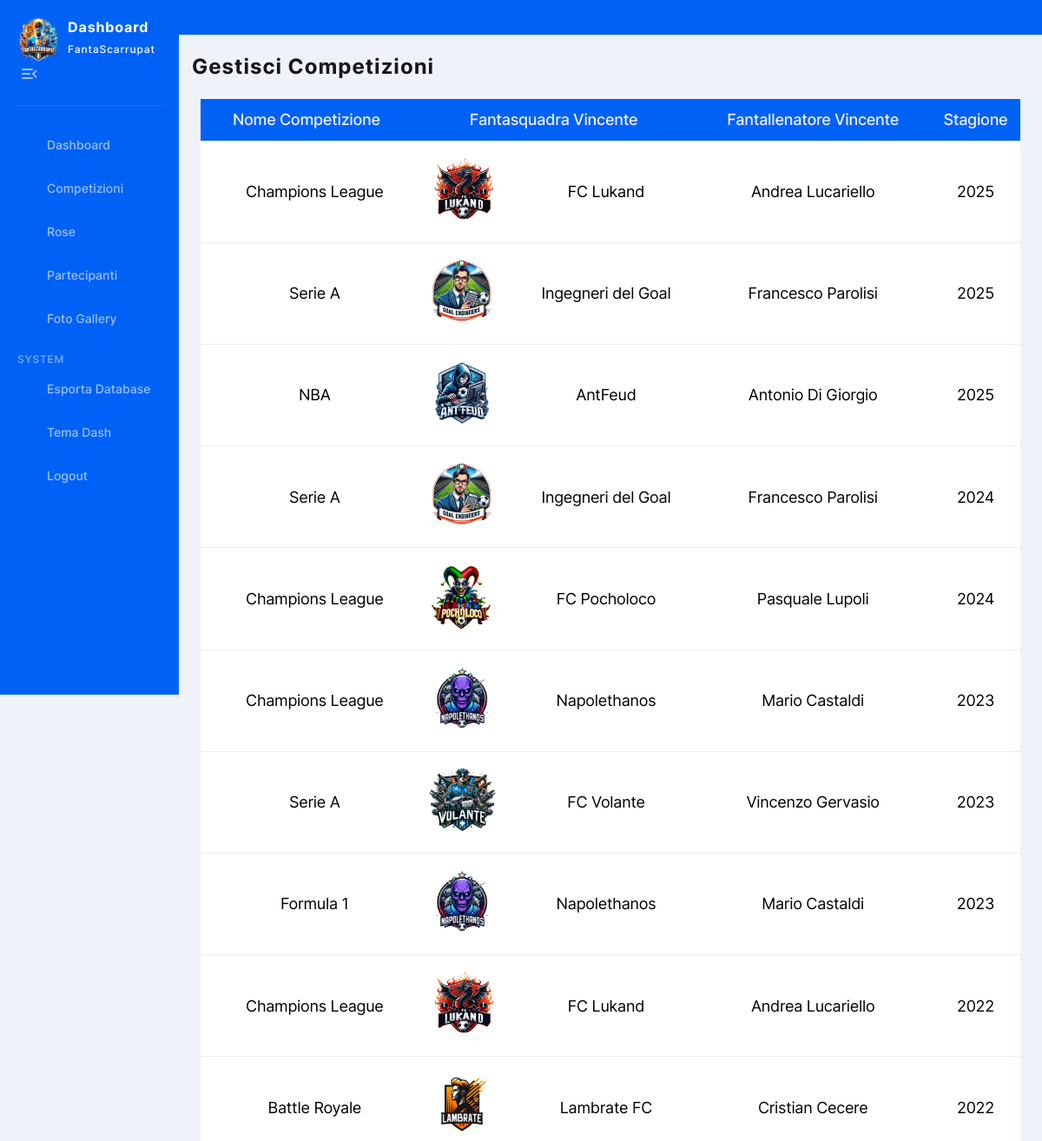
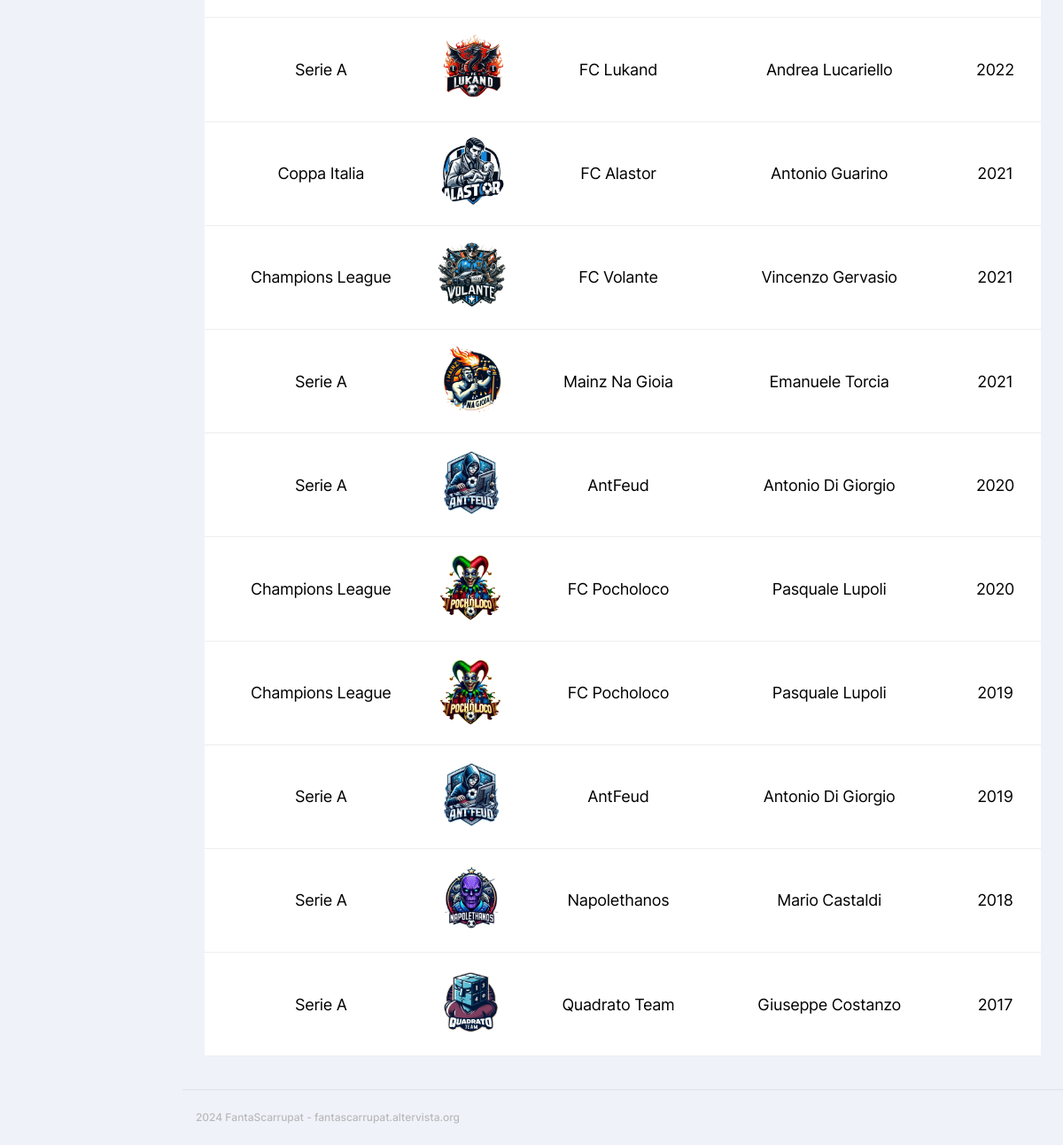
/gestisciCompetizioni.php (signed in), run on the app's committed database (2 pictures, top to bottom).
### tables this page shows
CREATE TABLE IF NOT EXISTS `competizione_disputata` (
                                                      `id_competizione_disputata` int NOT NULL AUTO_INCREMENT,
                                                      `nome_competizione` varchar(100) NOT NULL,
  `anno` int NOT NULL,
  `vincitore` varchar(100) DEFAULT NULL,
  PRIMARY KEY (`id_competizione_disputata`),
  KEY `nome_competizione` (`nome_competizione`),
  KEY `vincitore` (`vincitore`)
  );

CREATE TABLE IF NOT EXISTS `fantasquadra` (
                                            `nome_fantasquadra` varchar(100) NOT NULL,
  `scudetto` varchar(100) DEFAULT NULL,
  `fantallenatore` varchar(100) NOT NULL,
  `immagine_fantallenatore` varchar(100) NOT NULL,
  `flag_attuale` varchar(1) NOT NULL,
  PRIMARY KEY (`nome_fantasquadra`)
  );

### gestisciCompetizioni.php (the view, shortened to what this page needs)
<!DOCTYPE html>
<html lang="en">
  <head>
    <link rel="stylesheet" href="./css/style.min.css">
  </head>
  <body>
    <?php
      include 'navbarAdmin.php';
      include 'php/connectionDB.php';
    ?>
    <main class="main users chart-page" id="skip-target">
      <div class="container">
        <h2 class="main-title">Gestisci Competizioni</h2>
        <div class="col-lg-12">
          <div class="users-table table-wrapper">
            <table class="posts-table">
              <thead>
              <tr class="users-table-info">
                <th>Nome Competizione</th>
                <th colspan="2">Fantasquadra Vincente</th>
                <th>Fantallenatore Vincente</th>
                <th>Stagione</th>
              </tr>
              </thead>
              <tbody>
              <?php
                $query = "SELECT * FROM competizione_disputata, fantasquadra WHERE nome_fantasquadra = vincitore ORDER BY anno DESC";
                $result = $conn->query($query);
                if ($result->num_rows > 0) {
                  while($row = $result->fetch_assoc()) {
              ?>
              <tr>
                <td>
                  <?php echo $row["nome_competizione"]?>
                </td>
                <td>
                  <img style="width: 80px; height: 80px;" src="img/scudetti/<?php echo $row["scudetto"]?>" alt="logo">
                </td>
                <td>
                  <?php echo $row["nome_fantasquadra"]?>
                </td>
                <td>
                    <?php echo $row["fantallenatore"]?>
                </td>
                <td>
                  <?php echo $row["anno"]?>
                </td>
              </tr>
              <?php
                  }
                }
              ?>
              </tbody>
            </table>
          </div>
        </div>
      </div>
    </main>
    <footer class="footer">
      <div class="container footer--flex">
        <div class="footer-start">
          <p>
            2024 FantaScarrupat -
            <a href="http://fantascarrupat.altervista.org/" target="_blank" rel="noopener noreferrer">
              fantascarrupat.altervista.org
            </a>
          </p>
        </div>
      </div>
    </footer>
  </body>
</html>

### data on the page
competizione_disputata: nome_competizione "Champions League", fantasquadra.scudetto (picture), fantasquadra.nome_fantasquadra "FC Lukand", fantasquadra.fantallenatore "Andrea Lucariello", anno "2025"
competizione_disputata: nome_competizione "Serie A", fantasquadra.scudetto (picture), fantasquadra.nome_fantasquadra "Ingegneri del Goal", fantasquadra.fantallenatore "Francesco Parolisi", anno "2025"
competizione_disputata: nome_competizione "NBA", fantasquadra.scudetto (picture), fantasquadra.nome_fantasquadra "AntFeud", fantasquadra.fantallenatore "Antonio Di Giorgio", anno "2025"
competizione_disputata: nome_competizione "Serie A", fantasquadra.scudetto (picture), fantasquadra.nome_fantasquadra "Ingegneri del Goal", fantasquadra.fantallenatore "Francesco Parolisi", anno "2024"
competizione_disputata: nome_competizione "Champions League", fantasquadra.scudetto (picture), fantasquadra.nome_fantasquadra "FC Pocholoco", fantasquadra.fantallenatore "Pasquale Lupoli", anno "2024"
competizione_disputata: nome_competizione "Champions League", fantasquadra.scudetto (picture), fantasquadra.nome_fantasquadra "Napolethanos", fantasquadra.fantallenatore "Mario Castaldi", anno "2023"
competizione_disputata: nome_competizione "Serie A", fantasquadra.scudetto (picture), fantasquadra.nome_fantasquadra "FC Volante", fantasquadra.fantallenatore "Vincenzo Gervasio", anno "2023"
competizione_disputata: nome_competizione "Formula 1", fantasquadra.scudetto (picture), fantasquadra.nome_fantasquadra "Napolethanos", fantasquadra.fantallenatore "Mario Castaldi", anno "2023"
competizione_disputata: nome_competizione "Champions League", fantasquadra.scudetto (picture), fantasquadra.nome_fantasquadra "FC Lukand", fantasquadra.fantallenatore "Andrea Lucariello", anno "2022"
competizione_disputata: nome_competizione "Battle Royale", fantasquadra.scudetto (picture), fantasquadra.nome_fantasquadra "Lambrate FC", fantasquadra.fantallenatore "Cristian Cecere", anno "2022"
competizione_disputata: nome_competizione "Serie A", fantasquadra.scudetto (picture), fantasquadra.nome_fantasquadra "FC Lukand", fantasquadra.fantallenatore "Andrea Lucariello", anno "2022"
competizione_disputata: nome_competizione "Coppa Italia", fantasquadra.scudetto (picture), fantasquadra.nome_fantasquadra "FC Alastor", fantasquadra.fantallenatore "Antonio Guarino", anno "2021"
competizione_disputata: nome_competizione "Champions League", fantasquadra.scudetto (picture), fantasquadra.nome_fantasquadra "FC Volante", fantasquadra.fantallenatore "Vincenzo Gervasio", anno "2021"
competizione_disputata: nome_competizione "Serie A", fantasquadra.scudetto (picture), fantasquadra.nome_fantasquadra "Mainz Na Gioia", fantasquadra.fantallenatore "Emanuele Torcia", anno "2021"
competizione_disputata: nome_competizione "Serie A", fantasquadra.scudetto (picture), fantasquadra.nome_fantasquadra "AntFeud", fantasquadra.fantallenatore "Antonio Di Giorgio", anno "2020"
competizione_disputata: nome_competizione "Champions League", fantasquadra.scudetto (picture), fantasquadra.nome_fantasquadra "FC Pocholoco", fantasquadra.fantallenatore "Pasquale Lupoli", anno "2020"
competizione_disputata: nome_competizione "Champions League", fantasquadra.scudetto (picture), fantasquadra.nome_fantasquadra "FC Pocholoco", fantasquadra.fantallenatore "Pasquale Lupoli", anno "2019"
competizione_disputata: nome_competizione "Serie A", fantasquadra.scudetto (picture), fantasquadra.nome_fantasquadra "AntFeud", fantasquadra.fantallenatore "Antonio Di Giorgio", anno "2019"
competizione_disputata: nome_competizione "Serie A", fantasquadra.scudetto (picture), fantasquadra.nome_fantasquadra "Napolethanos", fantasquadra.fantallenatore "Mario Castaldi", anno "2018"
competizione_disputata: nome_competizione "Serie A", fantasquadra.scudetto (picture), fantasquadra.nome_fantasquadra "Quadrato Team", fantasquadra.fantallenatore "Giuseppe Costanzo", anno "2017"
